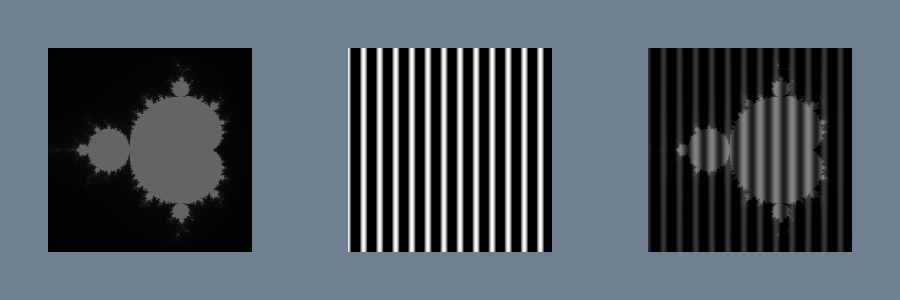

Generate this figure with Python:
#!/usr/bin/env python

# Compute a weighted sum of a Mandelbrot fractal image and a sinusoidal
# image using vtkImageWeightedSum and display all three side by side.

# Factory overrides: importing these modules registers the OpenGL rendering
# and interaction style implementations for vtkRenderingCore factory classes.
import vtkmodules.vtkInteractionStyle  # noqa: F401
import vtkmodules.vtkRenderingOpenGL2  # noqa: F401
# VTK pipeline classes used in this example
from vtkmodules.vtkImagingCore import vtkImageCast
from vtkmodules.vtkImagingMath import vtkImageWeightedSum
from vtkmodules.vtkImagingSources import (
    vtkImageMandelbrotSource,
    vtkImageSinusoidSource,
)
from vtkmodules.vtkRenderingCore import (
    vtkImageActor,
    vtkRenderWindow,
    vtkRenderWindowInteractor,
    vtkRenderer,
)

# Colors (normalized RGB)
slate_gray_background_rgb = (0.439, 0.502, 0.565)

# Source 1: Mandelbrot fractal image
source_0 = vtkImageMandelbrotSource()
source_0.SetWholeExtent(0, 255, 0, 255, 0, 0)
source_0.Update()

# Cast: Mandelbrot output is float — convert to double for weighted sum
cast_to_double = vtkImageCast()
cast_to_double.SetInputConnection(source_0.GetOutputPort())
cast_to_double.SetOutputScalarTypeToDouble()

# Source 2: sinusoidal image (already double)
source_1 = vtkImageSinusoidSource()
source_1.SetWholeExtent(0, 255, 0, 255, 0, 0)
source_1.Update()

# Filter: compute the weighted sum (0.8 × Mandelbrot + 0.2 × sinusoid)
weighted_sum = vtkImageWeightedSum()
weighted_sum.AddInputConnection(cast_to_double.GetOutputPort())
weighted_sum.AddInputConnection(source_1.GetOutputPort())
weighted_sum.SetWeight(0, 0.8)
weighted_sum.SetWeight(1, 0.2)

# Cast: convert all outputs to unsigned char for display
cast_source_0 = vtkImageCast()
cast_source_0.SetInputConnection(source_0.GetOutputPort())
cast_source_0.SetOutputScalarTypeToUnsignedChar()
cast_source_0.ClampOverflowOn()

cast_source_1 = vtkImageCast()
cast_source_1.SetInputConnection(source_1.GetOutputPort())
cast_source_1.SetOutputScalarTypeToUnsignedChar()
cast_source_1.ClampOverflowOn()

cast_sum = vtkImageCast()
cast_sum.SetInputConnection(weighted_sum.GetOutputPort())
cast_sum.SetOutputScalarTypeToUnsignedChar()
cast_sum.ClampOverflowOn()

# Actor 1: display the Mandelbrot image
actor_0 = vtkImageActor()
actor_0.GetMapper().SetInputConnection(cast_source_0.GetOutputPort())

# Actor 2: display the sinusoidal image
actor_1 = vtkImageActor()
actor_1.GetMapper().SetInputConnection(cast_source_1.GetOutputPort())

# Actor 3: display the weighted sum
actor_2 = vtkImageActor()
actor_2.GetMapper().SetInputConnection(cast_sum.GetOutputPort())

# Renderer 1: left viewport — Mandelbrot input
renderer_0 = vtkRenderer()
renderer_0.AddActor(actor_0)
renderer_0.SetViewport(0.0, 0.0, 0.333, 1.0)
renderer_0.SetBackground(slate_gray_background_rgb)
renderer_0.ResetCamera()

# Renderer 2: center viewport — sinusoidal input
renderer_1 = vtkRenderer()
renderer_1.AddActor(actor_1)
renderer_1.SetViewport(0.333, 0.0, 0.667, 1.0)
renderer_1.SetBackground(slate_gray_background_rgb)
renderer_1.ResetCamera()

# Renderer 3: right viewport — weighted sum result
renderer_2 = vtkRenderer()
renderer_2.AddActor(actor_2)
renderer_2.SetViewport(0.667, 0.0, 1.0, 1.0)
renderer_2.SetBackground(slate_gray_background_rgb)
renderer_2.ResetCamera()

# Window: display the rendered scene
render_window = vtkRenderWindow()
render_window.AddRenderer(renderer_0)
render_window.AddRenderer(renderer_1)
render_window.AddRenderer(renderer_2)
render_window.SetWindowName("weighted sum")
render_window.SetMultiSamples(0)
render_window.SetSize(900, 300)

# Interactor: handle mouse and keyboard events
render_window_interactor = vtkRenderWindowInteractor()
render_window_interactor.SetRenderWindow(render_window)

# Launch the interactive visualization
render_window_interactor.Initialize()
render_window_interactor.Start()
